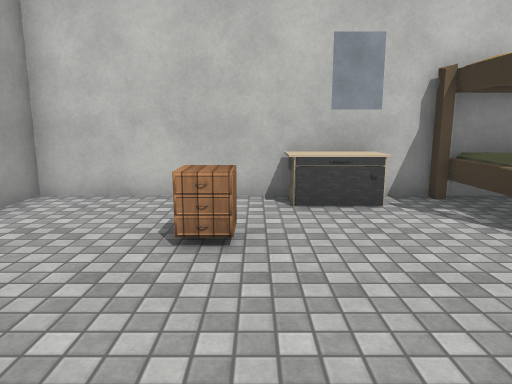
view 1 (above)

13 first-person views from a walk through a Unity game level. The camera is 1.4 m above the floor, tilts 10° down and sees 70° across. The floor is counted in squares, 1 m on a side. Each view is taken from the middle of a square. On the plan, view 1 faces up. The plan holds only what a view shows up to about 16 squares ahead; the rest is blank. The player character is not drawn. Some surface patterns are stand-ins.

view 2
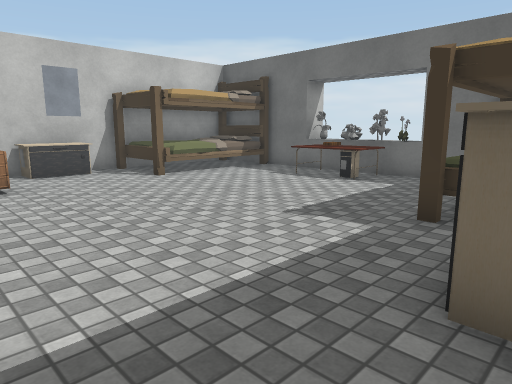

view 3
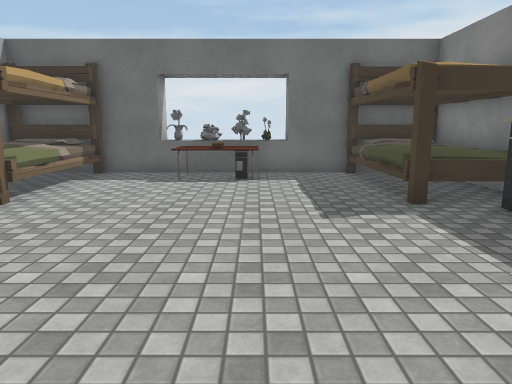

view 4
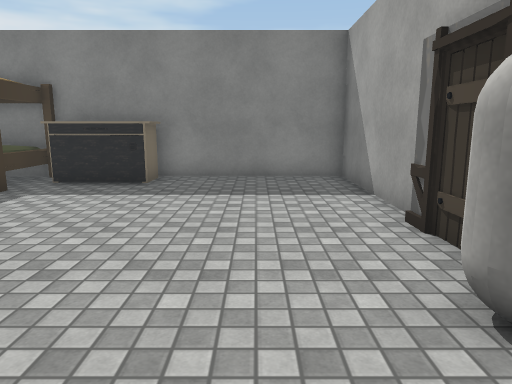

view 5
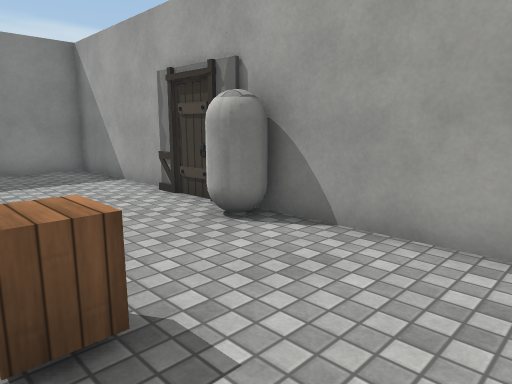

view 6
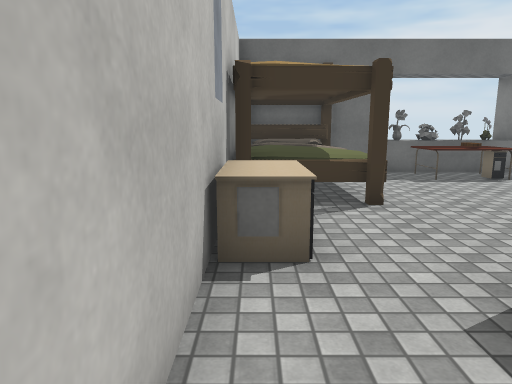

view 7
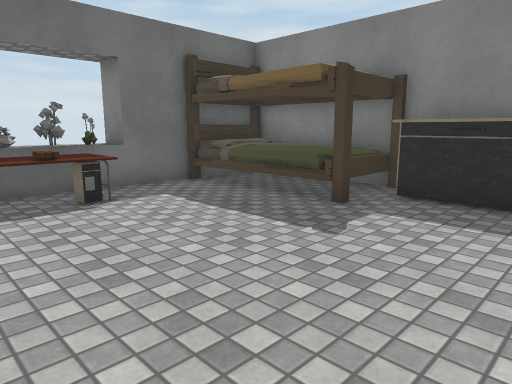

view 8
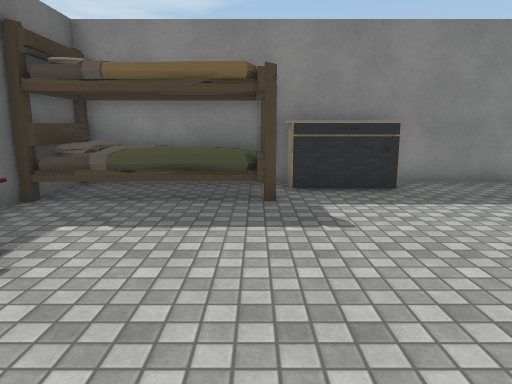

view 9
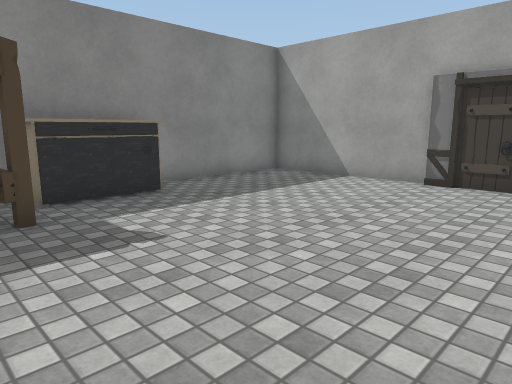

view 10
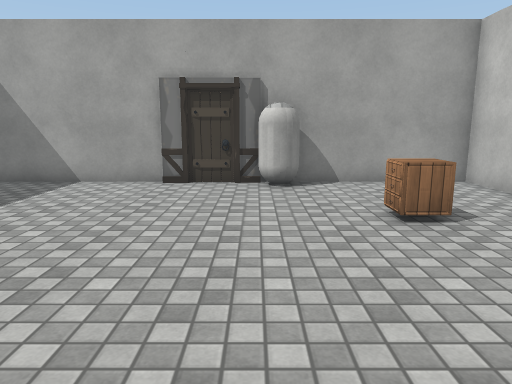

view 11
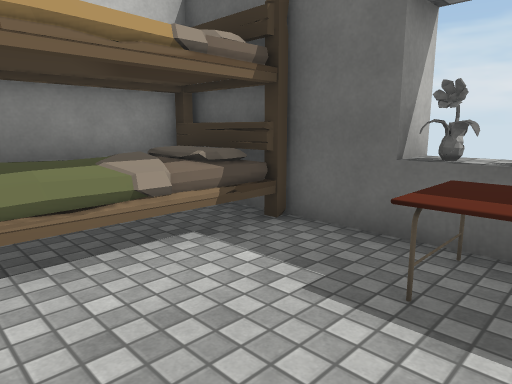

view 12
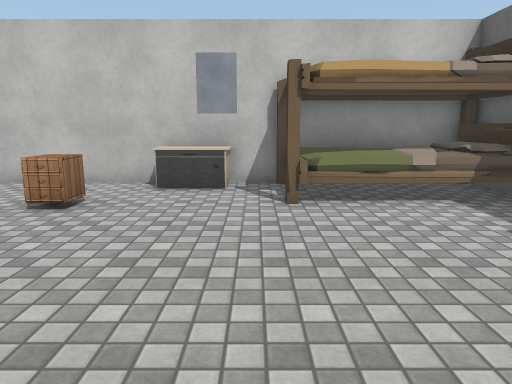

view 13
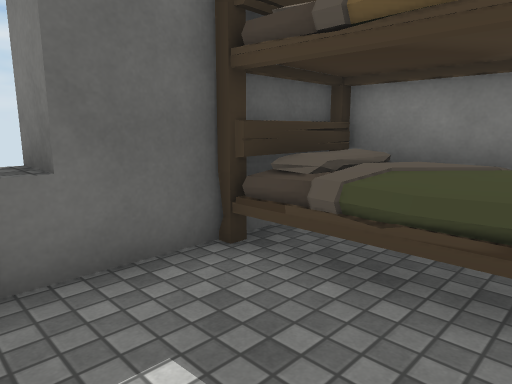

### Floor plan
Points are (right, up) in squares from view 1. A wall is a line through its corners. A room is listed if a view was taken in it or the views show most of it. See-through windows are left out.
Room 1 (views 1, 2, 3, 4, 5, 6, 7, 8, 9, 10, 11, 12, 13)
walls: (-4.5, 1.5) (-4.4, -5.5) (8.5, -5.5) (8.5, -0.4); (8.5, 2.4) (8.5, 7.5) (-4.5, 7.5) (-4.5, 1.6); (8.4, -1) (9.5, -1); (9.6, 3) (8.5, 3)
objects: capsule (-4, 2) to (-4, 3); table (-1, 4) to (0, 5); drawers (1, -5) to (3, -4); drawers (1, 6) to (2, 7); bed (4, -5) to (8, -3); bed (4, 5) to (8, 7); desk (7, 0) to (7, 1); flower (9, 0); flower (9, 1); flower (9, 2)

Positions as (right, up) in squares from view 1, and headings:
1: (0, 0), facing up
2: (-2, -5), facing up-right
3: (-3, 0), facing right
4: (-2, 5), facing down
5: (0, 7), facing down-left
6: (-3, 7), facing right
7: (0, 3), facing down-right
8: (4, 4), facing down
9: (5, 3), facing down-left
10: (5, 2), facing left
11: (4, 1), facing up-right
12: (3, -2), facing up
13: (5, 0), facing down-right
